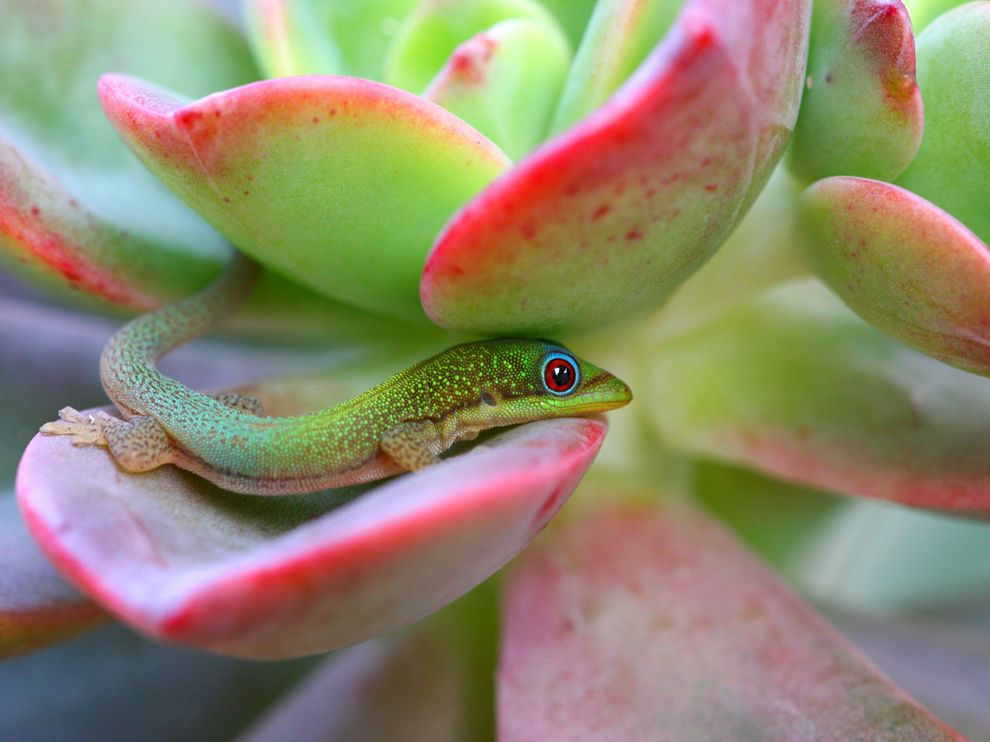
#> input picture gecko.jpg, 990 x 742 px
$ python homework2.py   (older library calls are emulated)
#> lines starting #> are read from the running program, lines starting #| are printed output that depends on the picture
### utilities/image.py
# image load, store, display
from matplotlib.image import imread
from scipy.misc import imresize


def rgb2gray(rgb):
    '''
    Convert rgb image to grayscale
    '''
    r, g, b = rgb[:, :, 0], rgb[:, :, 1], rgb[:, :, 2]
    gray = 0.2989 * r + 0.5870 * g + 0.1140 * b

    return gray


def read_gecko_image():
    """
    Read Gecko image as 256 x 256 grayscale matrix.
    """
    # load image
    img = imread('gecko.jpg')
#> img is the input picture: shape (742, 990, 3); mean R, G, B 143.6, 136, 108.8
    img = rgb2gray(img)
#> in rgb2gray, `r, g, b = rgb[:, :, 0], rgb[:, :, 1], rgb[:, :, 2]`:
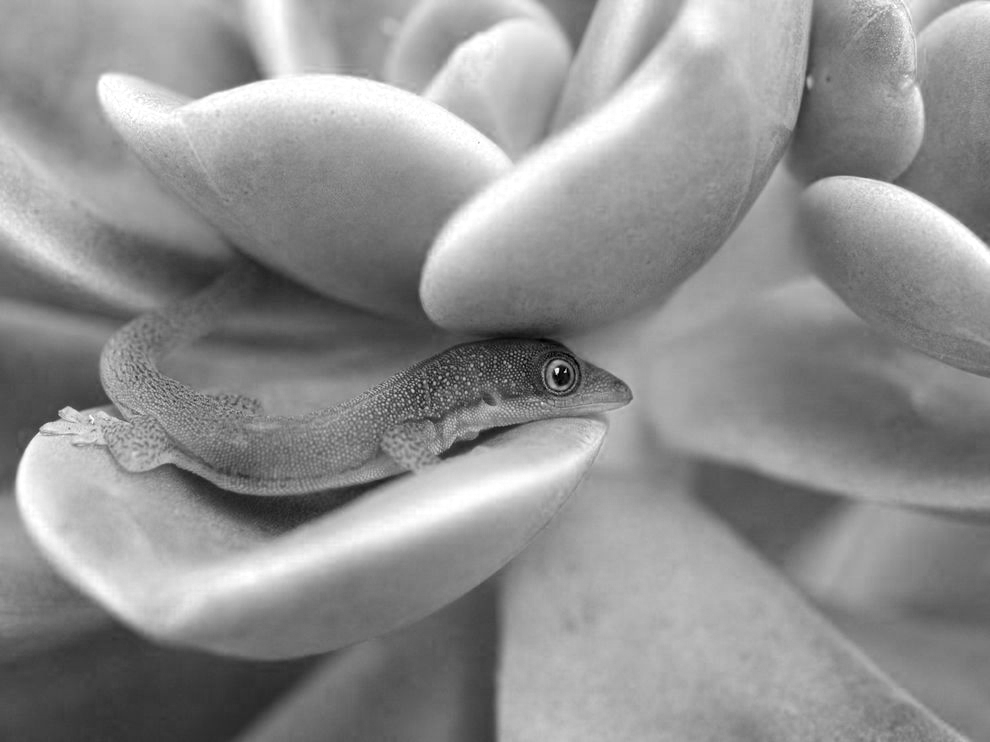
#> r: shape (742, 990); min 0, max 255, mean 143.6
#> in rgb2gray, `r, g, b = rgb[:, :, 0], rgb[:, :, 1], rgb[:, :, 2]`:
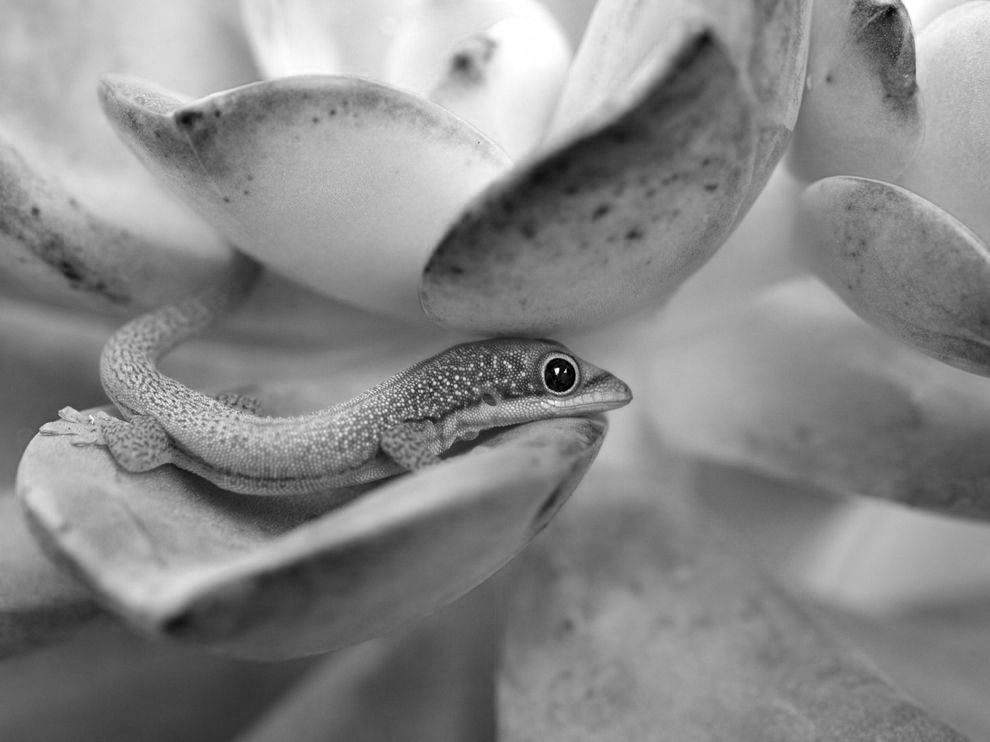
#> g: shape (742, 990); min 0, max 255, mean 136
#> in rgb2gray, `r, g, b = rgb[:, :, 0], rgb[:, :, 1], rgb[:, :, 2]`:
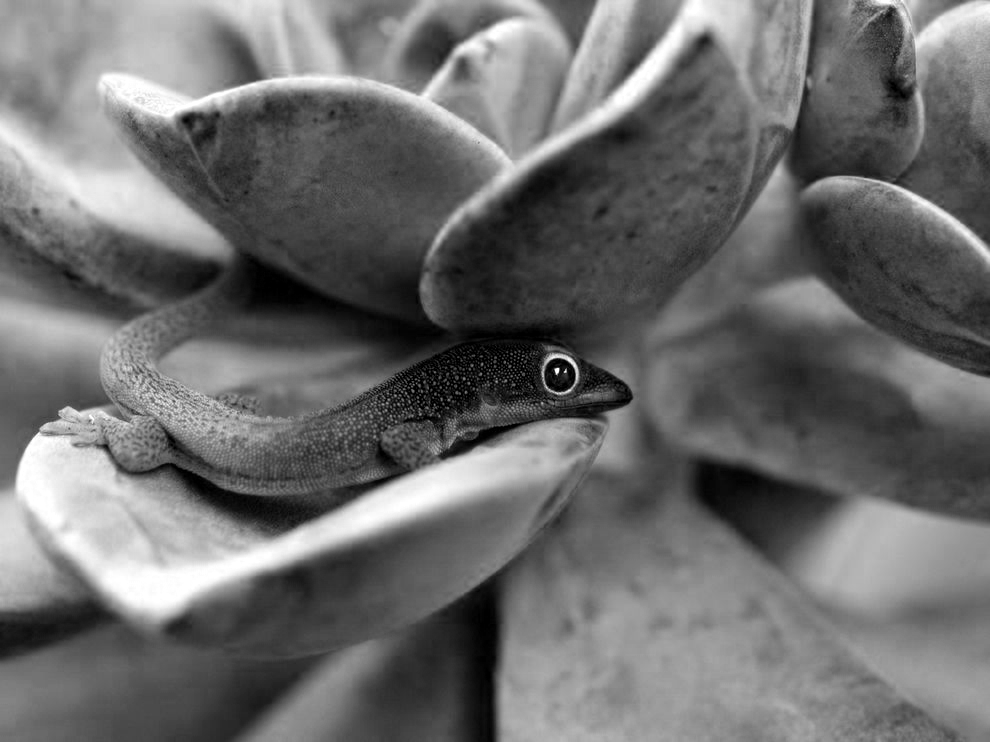
#> b: shape (742, 990); min 0, max 255, mean 108.8
#> in rgb2gray, `gray = 0.2989 * r + 0.5870 * g + 0.1140 * b`:
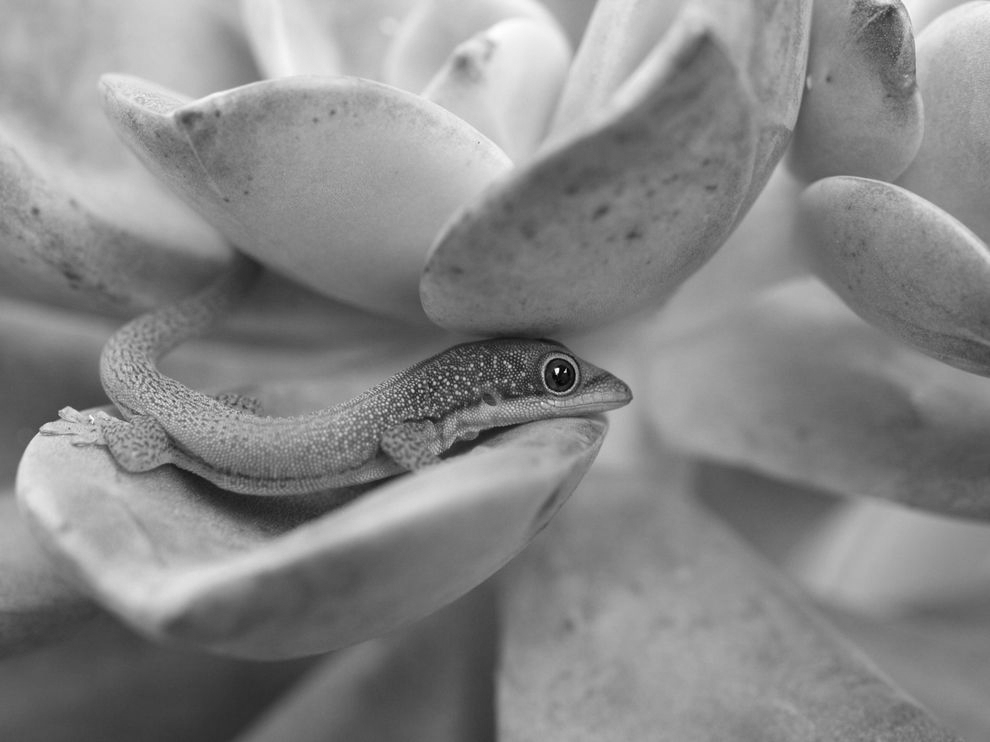
#> gray: shape (742, 990) float64; min 1.93, max 255, mean 135.2
    img = imresize(img, [256, 256], 'bicubic')
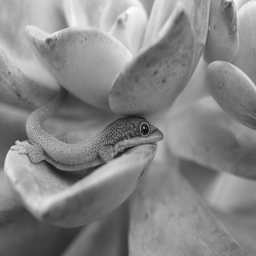
#> img: shape (256, 256); min 10, max 254, mean 134.3
    img = img.astype(dtype='float64')
    return img

### utilities/wavelet.py
import numpy as np
import sympy as sy
from sympy.utilities.lambdify import lambdify


def permutation_matrix(dim):
    '''
    Generate haar permuation matrix.

    Args:
        dim (int): Dimension of square matrix.

    Returns:
        P (matrix): Permutation matrix of dimension (dim x dim)
    '''
    I = np.eye(dim, dim)
    return np.concatenate((I[::2][:],
                           I[1::2][:]))


def wrap_index(idx, dim):
    """
    Helper function that wraps index when greater than maximum dimension.

    Args:
        idx (int): Unwrapped index
        dim (int): Maximum dimension

    Returns:
        idx (int): idx if idx < dim or idx - dim
    """
    if idx < dim:
        return idx
    else:
        return idx - dim


def transform(h, dim):
    """
    Generates wavelet transform matrix of specified dimension.

    Args:
        h (iter): filter coefficients.
        dim (int): dimension of square matrix.

    Returns:
        mat (matrix): Return dim x dim transform matrix.
    """
    mat = np.zeros([dim, dim])
    shift = 0
    for row in range(dim):
        even = row % 2 == 0
        if even and row > 0:
            shift += 2 if shift + 2 <= dim else shift
        coeff = h if even else reversed(h)
        for i, hv in enumerate(coeff):
            idx = wrap_index(i + shift, dim)
            if even:
                mat[row, idx] = hv
            else:
                mat[row, idx] = hv if i % 2 == 0 else -hv
    return mat


def forward(h, image, dim=None, base=1, recursive=True):
    '''
    Apply haar transformation to image. This modifies the input image.

    Args:
        h (iter): filter coefficients
        image (matrix): square matrix input.
        dim (int): dimension of image (optional).
        base (int): base dimension which serves as recursion limit.
        recursive (bool): apply transformation recursively.

    Returns:
        None
    '''
    if dim is None:
        dim = np.shape(image)[0]

    if dim == base:  # base case
        return

    P = permutation_matrix(dim)
    T = transform(h, dim)

    image[0:dim, 0:dim] = P.dot(T).dot(image[0:dim, 0:dim]).dot(T.T).dot(P.T)

    if recursive:
        forward(h, image, dim / 2)


# [224 lines left out: functions inverse, compute_filter_coefficients, compute_symbol, battle_lemarie_symbol, battle_lemarie_scaling_transform, battle_lemarie_wavelet_transform and 2 more, not called in this run]

### homework2.py
import utilities.wavelet as wavelet
import utilities.quantization as quantization
import utilities.image as I
import matplotlib.pyplot as plt
import matplotlib.cm as cm
from copy import deepcopy
from math import sqrt

img = I.read_gecko_image()
org = deepcopy(img)

fig = plt.gcf()
fig.suptitle('Logarithmic quantizationuantization')

plt.subplot(231)
plt.title('original')
plt.imshow(org, cm.Greys_r)

haar_coefficients = [1/sqrt(2), 1/sqrt(2)]

wavelet.forward(h=haar_coefficients, image=img)
#> after the loop in transform, `for row in range(dim):`:
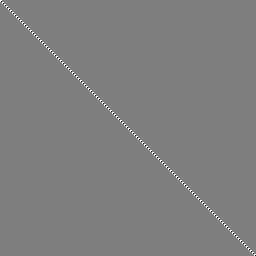
#> mat: shape (256, 256) float64; min -0.707, max 0.707, mean 0.00276; drawn with min black and max white
#> in forward, `image[0:dim, 0:dim] = P.dot(T).dot(image[0:dim, 0:dim]).dot(T.T).dot(P..`:
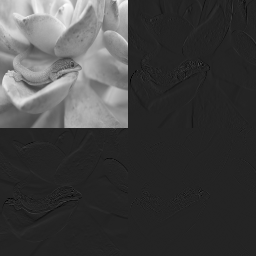
#> image: shape (256, 256) float64; min -83.5, max 507, mean 67.2; drawn with min black and max white
#> (the run stopped early here; a loop or call above may not have finished)
